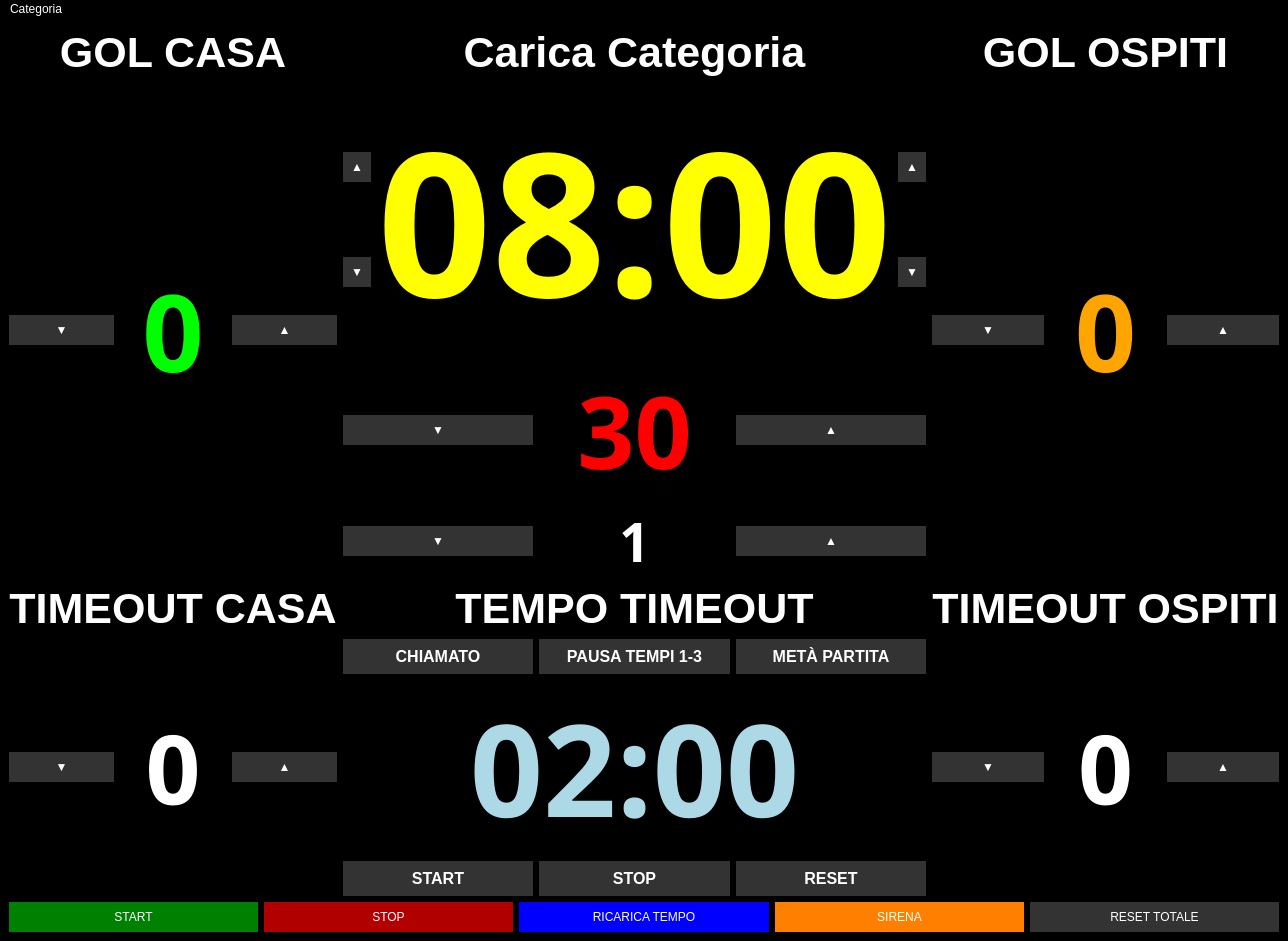
<?xml version="1.0" encoding="UTF-8"?>
<ui version="4.0">
    <class>TabelloneLED</class>
    <!-- <widget class="QWidget" name="TabelloneLED"> -->
    <widget class="QMainWindow" name="TabelloneLED">
        <property name="geometry">
            <rect>
                <x>0</x>
                <y>0</y>
                <width>1024</width>
                <height>600</height>
            </rect>
        </property>
        <property name="windowTitle">
            <string>Tabellone LED</string>
        </property>
        <property name="styleSheet">
            <string notr="true">
                QWidget {
                background-color: black;
                color: white;
                }
                QPushButton {
                background-color: #333333;
                color: white;
                border: none;
                padding: 8px;
                }
                QPushButton:pressed {
                background-color: #111111;
                }
                #buttonStart { background-color: #008000; }
                #buttonStart:pressed { background-color: #004d00; }
                #buttonStop { background-color: #B00000; }
                #buttonStop:pressed { background-color: #800000; }
                #buttonReset { background-color: #333333; }
                #buttonReset:pressed { background-color: #111111; }
                #buttonSirena { background-color: #FF8000; }
                #buttonTimeReload { background-color: blue; }
                #buttonSirena:pressed { background-color: #CC6600; }
                QPushButton[text="▲"], QPushButton[text="▼"] {
                min-width: 30px;
                max-width: 40px;
                min-height: 30px;
                max-height: 40px;
                font-size: 10pt;
                padding: 0px;
                }

            </string>
        </property>
        <widget class="QWidget" name="centralwidget">
            <layout class="QGridLayout" name="gridLayout" columnstretch="2,1,2">
                <item row="0" column="0">
                    <widget class="QLabel" name="labelHomeText">
                        <property name="font">
                            <font>
                                <pointsize>32</pointsize>
                                <bold>true</bold>
                            </font>
                        </property>
                        <property name="text">
                            <string>GOL CASA</string>
                        </property>
                        <property name="alignment">
                            <set>Qt::AlignCenter</set>
                        </property>
                    </widget>
                </item>
                <item row="0" column="1">
                    <widget class="QLabel" name="labelCategoriaText">
                        <property name="font">
                            <font>
                                <pointsize>32</pointsize>
                                <bold>true</bold>
                            </font>
                        </property>
                        <property name="text">
                            <string>Carica Categoria</string>
                        </property>
                        <property name="alignment">
                            <set>Qt::AlignCenter</set>
                        </property>
                    </widget>
                </item>
                <item row="0" column="2">
                    <widget class="QLabel" name="labelGuestText">
                        <property name="font">
                            <font>
                                <pointsize>32</pointsize>
                                <bold>true</bold>
                            </font>
                        </property>
                        <property name="text">
                            <string>GOL OSPITI</string>
                        </property>
                        <property name="alignment">
                            <set>Qt::AlignCenter</set>
                        </property>
                    </widget>
                </item>
                <item row="1" column="0">
                    <layout class="QHBoxLayout" name="layoutHomeScore">
                        <item>
                            <widget class="QPushButton" name="buttonHomeMinus">
                                <property name="font">
                                    <font>
                                        <pointsize>9</pointsize>
                                    </font>
                                </property>
                                <property name="text">
                                    <string>▼</string>
                                </property>
                            </widget>
                        </item>
                        <item>
                            <widget class="QLabel" name="labelHomeScore">
                                <property name="sizeIncrement">
                                    <size>
                                        <width>0</width>
                                        <height>0</height>
                                    </size>
                                </property>
                                <property name="font">
                                    <font>
                                        <family>DS-Digital</family>
                                        <pointsize>80</pointsize>
                                        <bold>true</bold>
                                    </font>
                                </property>
                                <property name="styleSheet">
                                    <string notr="true">color:#00FF00;</string>
                                </property>
                                <property name="text">
                                    <string>0</string>
                                </property>
                                <property name="alignment">
                                    <set>Qt::AlignCenter</set>
                                </property>
                            </widget>
                        </item>
                        <item>
                            <widget class="QPushButton" name="buttonHomePlus">
                                <property name="font">
                                    <font>
                                        <pointsize>9</pointsize>
                                    </font>
                                </property>
                                <property name="text">
                                    <string>▲</string>
                                </property>
                            </widget>
                        </item>
                    </layout>
                </item>
                <item row="1" column="1">
                    <layout class="QVBoxLayout" name="layoutMainTime">
                        <item>
                            <layout class="QHBoxLayout" name="layoutTimeControls">
                                <item>
                                    <layout class="QVBoxLayout" name="layoutMinutes">
                                        <item>
                                            <widget class="QPushButton" name="buttonMinPlus">
                                                <property name="text">
                                                    <string>▲</string>
                                                </property>
                                            </widget>
                                        </item>
                                        <item>
                                            <widget class="QPushButton" name="buttonMinMinus">
                                                <property name="text">
                                                    <string>▼</string>
                                                </property>
                                            </widget>
                                        </item>
                                    </layout>
                                </item>
                                <item>
                                    <widget class="QLabel" name="labelMainTime">
                                        <property name="font">
                                            <font>
                                                <family>DS-Digital</family>
                                                <pointsize>150</pointsize>
                                                <bold>true</bold>
                                            </font>
                                        </property>
                                        <property name="styleSheet">
                                            <string notr="true">color:yellow;</string>
                                        </property>
                                        <property name="text">
                                            <string>08:00</string>
                                        </property>
                                        <property name="alignment">
                                            <set>Qt::AlignCenter</set>
                                        </property>
                                    </widget>
                                </item>
                                <item>
                                    <layout class="QVBoxLayout" name="layoutSeconds">
                                        <item>
                                            <widget class="QPushButton" name="buttonSecPlus">
                                                <property name="text">
                                                    <string>▲</string>
                                                </property>
                                            </widget>
                                        </item>
                                        <item>
                                            <widget class="QPushButton" name="buttonSecMinus">
                                                <property name="text">
                                                    <string>▼</string>
                                                </property>
                                            </widget>
                                        </item>
                                    </layout>
                                </item>
                            </layout>
                        </item>
                        <item>
                            <layout class="QHBoxLayout" name="layoutPossessoPalla">
                                <item>
                                    <widget class="QPushButton" name="buttonPossessoMinus">
                                        <property name="font">
                                            <font>
                                                <pointsize>9</pointsize>
                                            </font>
                                        </property>
                                        <property name="text">
                                            <string>▼</string>
                                        </property>
                                    </widget>
                                </item>
                                <item>
                                    <widget class="QLabel" name="labelPossesso">
                                        <property name="font">
                                            <font>
                                                <family>DS-Digital</family>
                                                <pointsize>75</pointsize>
                                                <bold>true</bold>
                                            </font>
                                        </property>
                                        <property name="styleSheet">
                                            <string notr="true">color:#FF0000;</string>
                                        </property>
                                        <property name="text">
                                            <string>30</string>
                                        </property>
                                        <property name="alignment">
                                            <set>Qt::AlignCenter</set>
                                        </property>
                                    </widget>
                                </item>
                                <item>
                                    <widget class="QPushButton" name="buttonPossessoPlus">
                                        <property name="font">
                                            <font>
                                                <pointsize>9</pointsize>
                                            </font>
                                        </property>
                                        <property name="text">
                                            <string>▲</string>
                                        </property>
                                    </widget>
                                </item>
                            </layout>
                        </item>
                        <item>
                            <layout class="QHBoxLayout" name="layoutPeriod">
                                <item>
                                    <widget class="QPushButton" name="buttonPeriodMinus">
                                        <property name="text">
                                            <string>▼</string>
                                        </property>
                                    </widget>
                                </item>
                                <item>
                                    <widget class="QLabel" name="labelPeriod">
                                        <property name="font">
                                            <font>
                                                <family>DS-Digital</family>
                                                <pointsize>40</pointsize>
                                                <bold>true</bold>
                                            </font>
                                        </property>
                                        <property name="styleSheet">
                                            <string notr="true">color:white;</string>
                                        </property>
                                        <property name="text">
                                            <string>1</string>
                                        </property>
                                        <property name="alignment">
                                            <set>Qt::AlignCenter</set>
                                        </property>
                                    </widget>
                                </item>
                                <item>
                                    <widget class="QPushButton" name="buttonPeriodPlus">
                                        <property name="text">
                                            <string>▲</string>
                                        </property>
                                    </widget>
                                </item>
                            </layout>
                        </item>
                    </layout>
                </item>
                <item row="1" column="2">
                    <layout class="QHBoxLayout" name="layoutGuestScore">
                        <item>
                            <widget class="QPushButton" name="buttonGuestMinus">
                                <property name="font">
                                    <font>
                                        <pointsize>9</pointsize>
                                        <bold>false</bold>
                                    </font>
                                </property>
                                <property name="text">
                                    <string>▼</string>
                                </property>
                            </widget>
                        </item>
                        <item>
                            <widget class="QLabel" name="labelGuestScore">
                                <property name="maximumSize">
                                    <size>
                                        <width>16777215</width>
                                        <height>16777215</height>
                                    </size>
                                </property>
                                <property name="font">
                                    <font>
                                        <family>DS-Digital</family>
                                        <pointsize>80</pointsize>
                                        <italic>false</italic>
                                        <bold>true</bold>
                                        <underline>false</underline>
                                        <strikeout>false</strikeout>
                                    </font>
                                </property>
                                <property name="styleSheet">
                                    <string notr="true">color:#FFA500;</string>
                                </property>
                                <property name="text">
                                    <string>0</string>
                                </property>
                                <property name="alignment">
                                    <set>Qt::AlignCenter</set>
                                </property>
                            </widget>
                        </item>
                        <item>
                            <widget class="QPushButton" name="buttonGuestPlus">
                                <property name="font">
                                    <font>
                                        <pointsize>9</pointsize>
                                    </font>
                                </property>
                                <property name="text">
                                    <string>▲</string>
                                </property>
                            </widget>
                        </item>
                    </layout>
                </item>
                <item row="2" column="0">
                    <widget class="QLabel" name="labelTimeoutHomeText">
                        <property name="font">
                            <font>
                                <pointsize>32</pointsize>
                                <bold>true</bold>
                            </font>
                        </property>
                        <property name="text">
                            <string>TIMEOUT CASA</string>
                        </property>
                        <property name="alignment">
                            <set>Qt::AlignCenter</set>
                        </property>
                    </widget>
                </item>
                <item row="2" column="1">
                    <widget class="QLabel" name="labelTimeoutText">
                        <property name="font">
                            <font>
                                <pointsize>32</pointsize>
                                <bold>true</bold>
                            </font>
                        </property>
                        <property name="text">
                            <string>TEMPO TIMEOUT</string>
                        </property>
                        <property name="alignment">
                            <set>Qt::AlignCenter</set>
                        </property>
                    </widget>
                </item>
                <item row="2" column="2">
                    <widget class="QLabel" name="labelTimeoutGuestText">
                        <property name="font">
                            <font>
                                <pointsize>32</pointsize>
                                <bold>true</bold>
                            </font>
                        </property>
                        <property name="text">
                            <string>TIMEOUT OSPITI</string>
                        </property>
                        <property name="alignment">
                            <set>Qt::AlignCenter</set>
                        </property>
                    </widget>
                </item>
                <item row="3" column="0">
                    <layout class="QHBoxLayout" name="layoutTimeoutHome">
                        <item>
                            <widget class="QPushButton" name="buttonTimeoutHomeMinus">
                                <property name="text">
                                    <string>▼</string>
                                </property>
                            </widget>
                        </item>
                        <item>
                            <widget class="QLabel" name="labelTimeOutHome">
                                <property name="font">
                                    <font>
                                        <family>DS-Digital</family>
                                        <pointsize>72</pointsize>
                                        <bold>true</bold>
                                    </font>
                                </property>
                                <property name="text">
                                    <string>0</string>
                                </property>
                                <property name="alignment">
                                    <set>Qt::AlignCenter</set>
                                </property>
                            </widget>
                        </item>
                        <item>
                            <widget class="QPushButton" name="buttonTimeoutHomePlus">
                                <property name="text">
                                    <string>▲</string>
                                </property>
                            </widget>
                        </item>
                    </layout>
                </item>
                <item row="3" column="1">
                    <layout class="QVBoxLayout" name="layoutTimeoutCenter">
                        <item>
                            <layout class="QHBoxLayout" name="layoutTimeoutButtons">
                                <item>
                                    <widget class="QPushButton" name="buttonTimeoutCalled">
                                        <property name="font">
                                            <font>
                                                <pointsize>12</pointsize>
                                                <bold>true</bold>
                                            </font>
                                        </property>
                                        <property name="text">
                                            <string>CHIAMATO</string>
                                        </property>
                                    </widget>
                                </item>
                                <item>
                                    <widget class="QPushButton" name="buttonTimeout13">
                                        <property name="font">
                                            <font>
                                                <pointsize>12</pointsize>
                                                <bold>true</bold>
                                            </font>
                                        </property>
                                        <property name="text">
                                            <string>PAUSA TEMPI 1-3</string>
                                        </property>
                                    </widget>
                                </item>
                                <item>
                                    <widget class="QPushButton" name="buttonTimeoutHalf">
                                        <property name="font">
                                            <font>
                                                <pointsize>12</pointsize>
                                                <bold>true</bold>
                                            </font>
                                        </property>
                                        <property name="text">
                                            <string>METÀ PARTITA</string>
                                        </property>
                                    </widget>
                                </item>
                            </layout>
                        </item>
                        <item>
                            <widget class="QLabel" name="labelTimeoutClock">
                                <property name="font">
                                    <font>
                                        <family>DS-Digital</family>
                                        <pointsize>96</pointsize>
                                        <bold>true</bold>
                                    </font>
                                </property>
                                <property name="styleSheet">
                                    <string notr="true">color:lightblue;</string>
                                </property>
                                <property name="text">
                                    <string>02:00</string>
                                </property>
                                <property name="alignment">
                                    <set>Qt::AlignCenter</set>
                                </property>
                            </widget>
                        </item>
                        <item>
                            <layout class="QHBoxLayout" name="layoutTimeoutButtons">
                                <item>
                                    <widget class="QPushButton" name="buttonTimeoutStart">
                                        <property name="font">
                                            <font>
                                                <pointsize>12</pointsize>
                                                <bold>true</bold>
                                            </font>
                                        </property>
                                        <property name="text">
                                            <string>START</string>
                                        </property>
                                    </widget>
                                </item>
                                <item>
                                    <widget class="QPushButton" name="buttonTimeoutStop">
                                        <property name="font">
                                            <font>
                                                <pointsize>12</pointsize>
                                                <bold>true</bold>
                                            </font>
                                        </property>
                                        <property name="text">
                                            <string>STOP</string>
                                        </property>
                                    </widget>
                                </item>
                                <item>
                                    <widget class="QPushButton" name="buttonTimeoutReset">
                                        <property name="font">
                                            <font>
                                                <pointsize>12</pointsize>
                                                <bold>true</bold>
                                            </font>
                                        </property>
                                        <property name="text">
                                            <string>RESET</string>
                                        </property>
                                    </widget>
                                </item>
                            </layout>
                        </item>
                    </layout>
                </item>
                <item row="3" column="2">
                    <layout class="QHBoxLayout" name="layoutTimeoutGuest">
                        <item>
                            <widget class="QPushButton" name="buttonTimeoutGuestMinus">
                                <property name="text">
                                    <string>▼</string>
                                </property>
                            </widget>
                        </item>
                        <item>
                            <widget class="QLabel" name="labelTimeOutGuest">
                                <property name="font">
                                    <font>
                                        <family>DS-Digital</family>
                                        <pointsize>72</pointsize>
                                        <bold>true</bold>
                                    </font>
                                </property>
                                <property name="text">
                                    <string>0</string>
                                </property>
                                <property name="alignment">
                                    <set>Qt::AlignCenter</set>
                                </property>
                            </widget>
                        </item>
                        <item>
                            <widget class="QPushButton" name="buttonTimeoutGuestPlus">
                                <property name="text">
                                    <string>▲</string>
                                </property>
                            </widget>
                        </item>
                    </layout>
                </item>
                <item row="4" column="0" colspan="3">
                    <layout class="QHBoxLayout" name="layoutControls">
                        <item>
                            <widget class="QPushButton" name="buttonStart">
                                <property name="text">
                                    <string>START</string>
                                </property>
                            </widget>
                        </item>
                        <item>
                            <widget class="QPushButton" name="buttonStop">
                                <property name="text">
                                    <string>STOP</string>
                                </property>
                            </widget>
                        </item>
                        <item>
                            <widget class="QPushButton" name="buttonTimeReload">
                                <property name="text">
                                    <string>RICARICA TEMPO</string>
                                </property>
                            </widget>
                        </item>
                        <item>
                            <widget class="QPushButton" name="buttonSirena">
                                <property name="text">
                                    <string>SIRENA</string>
                                </property>
                            </widget>
                        </item>
                        <item>
                            <widget class="QPushButton" name="buttonReset">
                                <property name="text">
                                    <string>RESET TOTALE</string>
                                </property>
                            </widget>
                        </item>
                    </layout>
                </item>
            </layout>
        </widget>
        <widget class="QMenuBar" name="menubar">
            <addaction name="menuCategoria"/>
        </widget>

        <widget class="QMenu" name="menuCategoria">
            <property name="title">
                <string>Categoria</string>
            </property>
            <addaction name="mc_actionUnder12"/>
            <addaction name="mc_actionragazzi"/>
            <addaction name="mc_actionallieve"/>
            <addaction name="mc_actionallievi"/>
            <addaction name="mc_actionjunioresF"/>
            <addaction name="mc_actionPromozione"/>
            <addaction name="mc_actionMaster"/>
        </widget>

        <action name="mc_actionUnder12">
            <property name="text">
                <string>Esordienti</string>
            </property>
        </action>
        <action name="mc_actionragazzi">
            <property name="text">
                <string>Ragazzi/e</string>
            </property>
        </action>
        <action name="mc_actionallieve">
            <property name="text">
                <string>Allieve 16F</string>
            </property>
        </action>
        <action name="mc_actionallievi">
            <property name="text">
                <string>Allievi 16M</string>
            </property>
        </action>
        <action name="mc_actionjunioresF">
            <property name="text">
                <string>Juniores Femminile</string>
            </property>
        </action>
        <action name="mc_actionPromozione">
            <property name="text">
                <string>Promozione</string>
            </property>
        </action>
        <action name="mc_actionMaster">
            <property name="text">
                <string>MASTER</string>
            </property>
        </action>
    </widget>
    <resources/>
    <connections/>
</ui>
